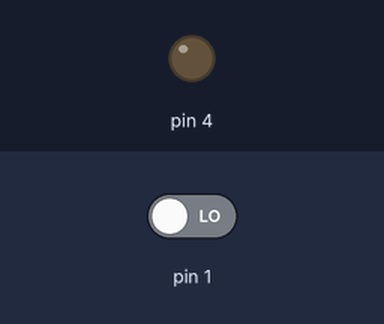
The sketch below on a simulated Arduino Uno, built for the host (arithmetic inside an expression is 32-bit, double 64-bit). On the bench: output pins drawn as LEDs (lit = HIGH). Inputs (shaded band) come from the test bench; at power-on: pin 1 LOW. At 8.2 s the program stops and its outputs stay as they are.

Above: at 0.0 s.
At 7.1 s:
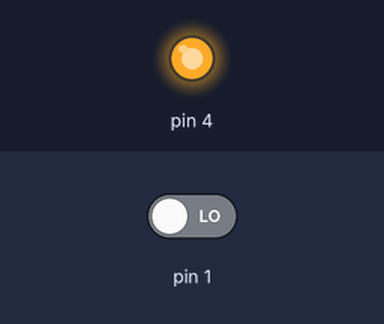
Timing chart, 0 to 8.6 s (numbered marks = the images above):
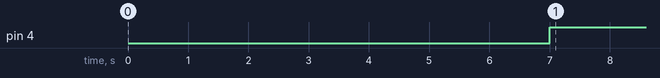

Measured:
- by itself, pin 4: LOW → HIGH at 7.0 s

The sketch:

hlk_ld1020-ch32v003.ino
```cpp
#include <Arduino.h>

// Pin assignment (CH32V003 SOP8 package)
#define RADAR_SDA    PC1  // Physical pin 5
#define RADAR_SCL    PC2  // Physical pin 6
#define RADAR_IIC_EN PC4  // Physical pin 7


// QUICK SETTINGS

//#######################################################################

// [1] Sensitivity & Distance
// #define RADAR_THRESHOLD 0x0180  // ~10-12 meters
// #define RADAR_THRESHOLD 0x0340  // ~8-10 meters
// #define RADAR_THRESHOLD 0x0500  // ~6-8 meters
#define RADAR_THRESHOLD    0x0A00  // ~4-6 meters
// #define RADAR_THRESHOLD 0x1400  // ~2-4 meters
// #define RADAR_THRESHOLD 0x2800  // ~1-2 meters
// #define RADAR_THRESHOLD 0x5000  // ~0.5-1 meter


//#######################################################################


// [2] OUT pin hold delay after motion stops (in milliseconds)
// #define RADAR_DELAY_MS  100     // 0.1 sec
#define RADAR_DELAY_MS     500     // 0.5 sec
// #define RADAR_DELAY_MS  2000    // 2 sec
// #define RADAR_DELAY_MS  5000    // 5 sec
// #define RADAR_DELAY_MS  10000   // 10 sec
// #define RADAR_DELAY_MS  30000   // 30 sec
// #define RADAR_DELAY_MS  60000   // 1 min


//#######################################################################


// [3] Lockout / blind time after OUT drops LOW (in milliseconds)
#define RADAR_LOCKOUT_MS   0       // 0 ms (Instant re-triggering)
// #define RADAR_LOCKOUT_MS 1000   // 1 sec blind time
// #define RADAR_LOCKOUT_MS 3000   // 3 sec blind time


//#######################################################################


// [4] RF Transmitter Power
#define RADAR_TX_POWER     HLKRadar::TPOWER_MAX // 100% power (Maximum distance)
// #define RADAR_TX_POWER  HLKRadar::TPOWER_2   // ~70% power
// #define RADAR_TX_POWER  HLKRadar::TPOWER_4   // ~40% power
// #define RADAR_TX_POWER  HLKRadar::TPOWER_MIN // Minimum power (for tight enclosures)


//#######################################################################


// [5] Operating & Power Mode of RF Block
#define RADAR_WORK_MODE    HLKRadar::PSM_PULSE       // Pulsed (Power saving)
// #define RADAR_WORK_MODE HLKRadar::PSM_CONTINUOUS // Continuous (Maximum response speed)


//#######################################################################


// [6] ADC Sampling Frequency
// #define RADAR_ADC_FREQ  HLKRadar::ADC_SF_1KHz
#define RADAR_ADC_FREQ     HLKRadar::ADC_SF_2KHz
// #define RADAR_ADC_FREQ  HLKRadar::ADC_SF_4KHz
// #define RADAR_ADC_FREQ  HLKRadar::ADC_SF_16KHz


//#######################################################################

// [7] Adaptive Noise Threshold
#define RADAR_NOISE_UPDATE 0x0155  // Factory default balanced value
// #define RADAR_NOISE_UPDATE 0x01AA  // Increased noise immunity (for rooms with fans)


//#######################################################################


// ============================================================================
// DRIVER INTERNAL IMPLEMENTATION
// ============================================================================

class HLKRadar {
public:
    enum PsmMode {
        PSM_PULSE      = 0x20,
        PSM_CONTINUOUS = 0xA0
    };

    enum AdcFs {
        ADC_SF_1KHz  = 0,
        ADC_SF_2KHz  = 1,
        ADC_SF_4KHz  = 2,
        ADC_SF_16KHz = 3
    };

    enum TxPower {
        TPOWER_MAX = 0,
        TPOWER_1   = 1,
        TPOWER_2   = 2,
        TPOWER_3   = 3,
        TPOWER_4   = 4,
        TPOWER_5   = 5,
        TPOWER_6   = 6,
        TPOWER_MIN = 7
    };

    HLKRadar(uint8_t enPin, uint8_t sdaPin, uint8_t sclPin)
        : _en(enPin), _sda(sdaPin), _scl(sclPin) {}

    bool begin() {
        pinMode(_en, OUTPUT);
        digitalWrite(_en, HIGH);
        delay(200);

        i2c_init();
        i2c_start();
        bool status = i2c_write_byte(_addr << 1);
        i2c_stop();
        return status;
    }

    void loadDefaultConfig() {
        digitalWrite(_en, HIGH);
        delay(10);

        for (size_t i = 0; i < 5; i++) {
            if (writeReg(0x13, 0x9b)) delayMicroseconds(10);
            readReg(0x13);
            delayMicroseconds(10);
        }

        writeReg(0x24, 0x03);
        writeReg(0x04, 0x20);
        writeReg(0x10, 0x20);
        writeReg(0x03, 0x45);
        writeReg(0x1C, 0x21);

        writeReg(0x18, 0x5a);
        writeReg(0x19, 0x01);

        writeReg(0x1A, 0x55);
        writeReg(0x1B, 0x01);

        writeReg(0x1D, 0x80);
        writeReg(0x1E, 0x0C);
        writeReg(0x1F, 0x00);

        writeReg(0x20, 0x00);
        writeReg(0x21, 0x7D);
        writeReg(0x22, 0x00);

        writeReg(0x23, 0x0C);

        delay(1000);
    }

    void setIoValOutput(uint8_t status) {
        writeReg(0X24, status ? 0X07 : 0X03);
    }

    void setWayOfWorking(PsmMode mode) {
        writeReg(0X04, mode);
    }

    void setADCSamplingFrequency(AdcFs freq) {
        switch (freq) {
            case ADC_SF_1KHz:  writeReg(0X10, 0X20); break;
            case ADC_SF_2KHz:  writeReg(0X10, 0X10); break;
            case ADC_SF_4KHz:  writeReg(0X10, 0X08); break;
            case ADC_SF_16KHz: writeReg(0X10, 0X02); break;
        }
    }

    void setTransmittingPower(TxPower power) {
        writeReg(0X03, 0X40 + power);
    }

    void setInductionThreshold(uint16_t threshold) {
        writeReg(0X18, (threshold & 0XFF));
        writeReg(0X19, ((threshold >> 8) & 0XFF));
    }

    void setNoiseUpdate(uint16_t noise) {
        writeReg(0X1A, (noise & 0XFF));
        writeReg(0X1B, ((noise >> 8) & 0XFF));
    }

    void setInductionDelayTime(uint32_t delayMs) {
        uint32_t timer_hex = delayMs * 32;
        writeReg(0X1D, (timer_hex & 0XFF));
        writeReg(0X1E, ((timer_hex >> 8) & 0XFF));
        writeReg(0X1F, ((timer_hex >> 16) & 0XFF));
    }

    void setBlockadeTime(uint32_t blockadeMs) {
        uint32_t timer_hex = blockadeMs * 32;
        writeReg(0X20, (timer_hex & 0XFF));
        writeReg(0X21, ((timer_hex >> 8) & 0XFF));
        writeReg(0X22, ((timer_hex >> 16) & 0XFF));
    }

private:
    uint8_t _en, _sda, _scl;
    const uint8_t _addr = 0x71;

    void i2c_init() {
        sda_high();
        scl_high();
        delayMicroseconds(5);
    }

    void i2c_start() {
        sda_high(); scl_high(); delayMicroseconds(5);
        sda_low();  delayMicroseconds(5);
        scl_low();  delayMicroseconds(5);
    }

    void i2c_stop() {
        sda_low();  scl_low();  delayMicroseconds(5);
        scl_high(); delayMicroseconds(5);
        sda_high(); delayMicroseconds(5);
    }

    bool i2c_write_byte(uint8_t byte) {
        for (uint8_t i = 0; i < 8; i++) {
            if (byte & 0x80) sda_high();
            else sda_low();
            byte <<= 1;
            delayMicroseconds(4);
            scl_high(); delayMicroseconds(5);
            scl_low();  delayMicroseconds(1);
        }

        sda_high();
        delayMicroseconds(4);
        scl_high();
        delayMicroseconds(4);
        bool ack = (sda_read() == false);
        scl_low();
        delayMicroseconds(2);
        return ack;
    }

    uint8_t i2c_read_byte(bool ack) {
        uint8_t byte = 0;
        sda_high();
        for (uint8_t i = 0; i < 8; i++) {
            byte <<= 1;
            scl_high(); delayMicroseconds(4);
            if (sda_read()) byte |= 0x01;
            scl_low();  delayMicroseconds(4);
        }

        if (ack) sda_low();
        else sda_high();
        delayMicroseconds(2);
        scl_high(); delayMicroseconds(5);
        scl_low();  sda_high();
        delayMicroseconds(2);
        return byte;
    }

    void sda_high() { pinMode(_sda, INPUT); }
    void sda_low()  { pinMode(_sda, OUTPUT); digitalWrite(_sda, LOW); }
    void scl_high() { pinMode(_scl, INPUT); }
    void scl_low()  { pinMode(_scl, OUTPUT); digitalWrite(_scl, LOW); }
    bool sda_read() { return digitalRead(_sda) == HIGH; }

    bool writeReg(uint8_t reg, uint8_t value) {
        i2c_start();
        if (!i2c_write_byte(_addr << 1)) { i2c_stop(); return false; }
        if (!i2c_write_byte(reg))       { i2c_stop(); return false; }
        if (!i2c_write_byte(value))     { i2c_stop(); return false; }
        i2c_stop();
        return true;
    }

    uint8_t readReg(uint8_t reg) {
        i2c_start();
        if (!i2c_write_byte(_addr << 1)) { i2c_stop(); return 0; }
        if (!i2c_write_byte(reg))       { i2c_stop(); return 0; }

        i2c_start();
        if (!i2c_write_byte((_addr << 1) | 1)) { i2c_stop(); return 0; }
        uint8_t val = i2c_read_byte(false);
        i2c_stop();
        return val;
    }
};

HLKRadar radar(RADAR_IIC_EN, RADAR_SDA, RADAR_SCL);


void setup() {
    delay(7000); // The radar takes time to initialize at boot, so wait a bit.

    while (!radar.begin()) {
        delay(500);
    }

    radar.loadDefaultConfig();

    // Apply selected configuration values from above
    radar.setInductionThreshold(RADAR_THRESHOLD);
    radar.setInductionDelayTime(RADAR_DELAY_MS);
    radar.setBlockadeTime(RADAR_LOCKOUT_MS);
    radar.setTransmittingPower(RADAR_TX_POWER);
    radar.setWayOfWorking(RADAR_WORK_MODE);
    radar.setADCSamplingFrequency(RADAR_ADC_FREQ);
    radar.setNoiseUpdate(RADAR_NOISE_UPDATE);

    // Set SDA and SCL to High-Z mode
    pinMode(RADAR_SDA, INPUT);
    pinMode(RADAR_SCL, INPUT);

    // CRITICAL: Keep EN pin HIGH (otherwise the radar resets its registers!)
    pinMode(RADAR_IIC_EN, OUTPUT);
    digitalWrite(RADAR_IIC_EN, HIGH);

    // Stop the CH32V003 core (once registers are saved, the radar retains them until power-loss)
    while (1) {
        __asm__ volatile ("wfi");
    }
}

void loop() {

}
```
